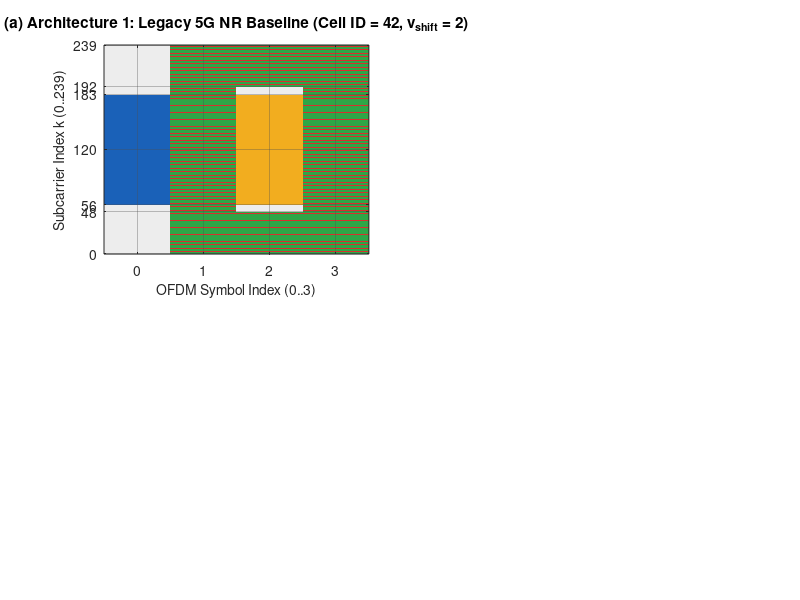

Write MATLAB code to recreate this figure. (Note: this script raises an error after producing the figure.)
function figHandle = proposed_plot_ssb_grid(arch, N_ID_cell, varargin)
% PROPOSED_PLOT_SSB_GRID Publication-grade visualizer for 2D SSB resource grids.
%
%   FIGHANDLE = PLOT_SSB_GRID(ARCH, N_ID_CELL) creates a publication-grade
%   subcarrier-by-symbol 2D visualization of the SSB resource grid for the
%   specified architecture ('Legacy', 'DesignA', 'DesignB', 'Jio', or 'all').
%
%   When ARCH is 'all' or omitted, a 2x2 comparison figure is generated
%   depicting all four architectures side-by-side, satisfying the requirements
%   for Figure 5 (fig5_grid_allocation.png / .fig).
%
%   Inputs:
%     ARCH      - Architecture identifier: 'Legacy', 'DesignA', 'DesignB', 'Jio',
%                 or 'all' (default: 'all')
%     N_ID_CELL - Physical Cell ID (default: 42)
%
%   Optional Name-Value Pairs:
%     'Visible'   - Figure visibility ('on' | 'off', default: 'on')
%     'SavePath'  - Base path without extension to save figure (e.g. 'figures/fig5_grid_allocation')
%     'DPI'       - Resolution for PNG export (default: 300)
%
%   Color Scheme:
%     - Light Gray     : Null / Guard REs
%     - Deep Navy Blue : PSS (127 REs)
%     - Amber Gold     : SSS (127 or 240 REs)
%     - Crimson Red    : Dedicated PBCH DMRS (144 REs)
%     - Emerald Green  : PBCH Data REs (432 or 480 REs)
%
%   Standard Reference:
%     - 3GPP TS 38.211 Section 7.4.3.1
%     - 3GPP Rel-20 Study Item baseline (Figure 5)

% Default arguments
if nargin < 1 || isempty(arch)
    arch = 'all';
end
if nargin < 2 || isempty(N_ID_cell)
    N_ID_cell = 42;
end

p = inputParser;
addParameter(p, 'Visible', 'on', @(x) ismember(lower(string(x)), ["on", "off"]));
addParameter(p, 'SavePath', '', @(x) ischar(x) || isstring(x));
addParameter(p, 'DPI', 300, @(x) isnumeric(x) && isscalar(x) && x > 0);
parse(p, varargin{:});
opt = p.Results;

% 5-Color discrete palette:
% 1: Null/Guard, 2: PSS, 3: SSS, 4: PBCH DMRS, 5: PBCH Data
cmap = [
    0.93 0.93 0.93; ... % 1: Null / Guard (Light Gray)
    0.10 0.38 0.72; ... % 2: PSS (Deep Blue)
    0.95 0.68 0.12; ... % 3: SSS (Amber Gold)
    0.85 0.18 0.18; ... % 4: PBCH DMRS (Crimson Red)
    0.18 0.65 0.28      % 5: PBCH Data (Emerald Green)
];

v_shift_legacy = mod(N_ID_cell, 4);
v_shift_comb3  = mod(N_ID_cell, 3);

if strcmpi(arch, 'all')
    % 2x2 Multi-Panel Publication Figure
    figHandle = figure('Name', 'SSB 2D Resource Grid Architectures (Figure 5)', ...
        'Color', 'w', 'Position', [100, 80, 1300, 920], 'Visible', opt.Visible);
    
    arch_list = {'Legacy', 'DesignA', 'DesignB', 'Jio'};
    sub_titles = {
        sprintf('(a) Architecture 1: Legacy 5G NR Baseline (Cell ID = %d, v_{shift} = %d)', N_ID_cell, v_shift_legacy), ...
        '(b) Architecture 2: Qualcomm Design A (Concentrated SSS @ Sym 2, 0 DMRS)', ...
        sprintf('(c) Architecture 3: Qualcomm Design B / Comb-SSS (Comb-3 SSS, v_{shift} = %d)', v_shift_comb3), ...
        '(d) Architecture 4: Jio Platforms SSS-Assisted (271 Joint Pilots)'
    };
    
    sub_stats = {
        sprintf('PBCH Data: 432 REs (E=864, R=0.0648)\nDMRS: 144 REs | SSS: 127 REs\nPSS: 127 REs | Null: 130 REs'), ...
        sprintf('PBCH Data: 480 REs (E=960, R=0.0583)\nExt-SSS (as DMRS): 240 REs\nPSS: 127 REs | Null: 113 REs'), ...
        sprintf('PBCH Data: 480 REs (E=960, R=0.0583)\nComb-3 SSS: 240 REs (80/sym)\nPSS: 127 REs | Null: 113 REs'), ...
        sprintf('PBCH Data: 432 REs (E=864, R=0.0648)\nJoint Pilots: 271 REs (144 DMRS + 127 SSS)\nPSS: 127 REs | Null: 130 REs')
    };
    
    for idx = 1:4
        cur_arch = arch_list{idx};
        grid_map = build_type_grid(cur_arch, N_ID_cell, v_shift_legacy, v_shift_comb3);
        
        ax = subplot(2, 2, idx);
        imagesc(0:3, 0:239, grid_map, [1 5]);
        colormap(ax, cmap);
        set(ax, 'YDir', 'normal', 'XTick', 0:3, 'YTick', [0, 48, 56, 120, 183, 192, 239]);
        grid on;
        set(ax, 'GridColor', [0.3 0.3 0.3], 'GridAlpha', 0.35, 'LineWidth', 0.6);
        
        title(sub_titles{idx}, 'FontSize', 11, 'FontWeight', 'bold');
        xlabel('OFDM Symbol Index (0..3)', 'FontSize', 10);
        ylabel('Subcarrier Index k (0..239)', 'FontSize', 10);
        
        % Inset textbox with exact RE breakdown
        text(ax, 0.05, 0.95, sub_stats{idx}, 'Units', 'normalized', ...
            'VerticalAlignment', 'top', 'FontSize', 8.5, 'BackgroundColor', [1 1 1 0.85], ...
            'EdgeColor', [0.7 0.7 0.7], 'Margin', 5);
    end
    
    % Shared bottom legend using invisible dummy markers
    legend_ax = axes('Position', [0.15, 0.02, 0.70, 0.04], 'Visible', 'off');
    hold(legend_ax, 'on');
    h = gobjects(5, 1);
    labels = {
        'Null / Guard (0 RE)', ...
        'PSS (127 REs)', ...
        'SSS (127 or 240 REs)', ...
        'PBCH DMRS (144 REs)', ...
        'PBCH Data (432 or 480 REs)'
    };
    for c = 1:5
        h(c) = plot(legend_ax, NaN, NaN, 's', 'MarkerFaceColor', cmap(c, :), ...
            'MarkerEdgeColor', [0.2 0.2 0.2], 'MarkerSize', 11, 'LineWidth', 0.8);
    end
    legend(legend_ax, h, labels, 'Orientation', 'horizontal', ...
        'FontSize', 10, 'Box', 'off', 'Location', 'south');
    
    sgtitle(sprintf('Figure 5: 2D SSB Resource Grid Architectures (Carrier: 7 GHz, SCS: 30 kHz, FFT: 512, Cell ID: %d)', N_ID_cell), ...
        'FontSize', 13, 'FontWeight', 'bold');
    
else
    % Single Architecture Detailed Figure
    arch_str = validatestring(arch, {'Legacy', 'DesignA', 'DesignB', 'Jio'}, mfilename, 'arch', 1);
    grid_map = build_type_grid(arch_str, N_ID_cell, v_shift_legacy, v_shift_comb3);
    
    figHandle = figure('Name', sprintf('SSB 2D Grid - %s', arch_str), ...
        'Color', 'w', 'Position', [150, 120, 850, 750], 'Visible', opt.Visible);
    
    ax = gca;
    imagesc(0:3, 0:239, grid_map, [1 5]);
    colormap(ax, cmap);
    set(ax, 'YDir', 'normal', 'XTick', 0:3, 'YTick', [0, 48, 56, 120, 183, 192, 239]);
    grid on;
    set(ax, 'GridColor', [0.3 0.3 0.3], 'GridAlpha', 0.35, 'LineWidth', 0.6);
    
    title(sprintf('SSB 2D Resource Grid: %s (Cell ID = %d)', arch_str, N_ID_cell), ...
        'FontSize', 12, 'FontWeight', 'bold');
    xlabel('OFDM Symbol Index (0..3)', 'FontSize', 11);
    ylabel('Subcarrier Index k (0..239)', 'FontSize', 11);
    
    hold(ax, 'on');
    h = gobjects(5, 1);
    labels = {'Null / Guard', 'PSS (127 REs)', 'SSS', 'PBCH DMRS', 'PBCH Data'};
    for c = 1:5
        h(c) = plot(ax, NaN, NaN, 's', 'MarkerFaceColor', cmap(c, :), ...
            'MarkerEdgeColor', [0.2 0.2 0.2], 'MarkerSize', 10, 'LineWidth', 0.8);
    end
    legend(ax, h, labels, 'Location', 'southoutside', 'Orientation', 'horizontal', 'FontSize', 10);
end

% Optional file saving (.png and .fig)
if ~isempty(opt.SavePath)
    [saveDir, baseName, ~] = fileparts(opt.SavePath);
    if ~isempty(saveDir) && ~exist(saveDir, 'dir')
        mkdir(saveDir);
    end
    pngFile = fullfile(saveDir, [baseName, '.png']);
    figFile = fullfile(saveDir, [baseName, '.fig']);
    
    exportgraphics(figHandle, pngFile, 'Resolution', opt.DPI);
    savefig(figHandle, figFile);
    fprintf('Saved Figure 5 to:\n  %s\n  %s\n', pngFile, figFile);
end

end

% --- Helper Function: Build Discrete RE Type Matrix ---
function grid_map = build_type_grid(arch, ~, v_shift_legacy, v_shift_comb3)
    grid_map = ones(240, 4); % 1: Null
    
    % PSS: Symbol 1 (0-based 0), subcarriers 57:183 (0-based 56:182)
    grid_map(57:183, 1) = 2; % 2: PSS
    
    switch arch
        case {'Legacy', 'Jio'}
            % Symbols 2 & 4 (0-based 1 & 3): 180 PBCH Data + 60 DMRS
            for sym = [2, 4]
                k_dmrs = 4*(0:59) + v_shift_legacy + 1;
                grid_map(:, sym) = 5; % PBCH Data
                grid_map(k_dmrs, sym) = 4; % PBCH DMRS
            end
            
            % Symbol 3 (0-based 2): 127 SSS, 24 DMRS, 72 PBCH Data, 17 Guard (Null)
            grid_map(57:183, 3) = 3; % SSS
            
            % Lower edge (subcarriers 1..48)
            k_d3_lower = 4*(0:11) + v_shift_legacy + 1;
            grid_map(1:48, 3) = 5; % PBCH Data
            grid_map(k_d3_lower, 3) = 4; % DMRS
            
            % Upper edge (subcarriers 193..240)
            k_d3_upper = 4*(48:59) + v_shift_legacy + 1;
            grid_map(193:240, 3) = 5; % PBCH Data
            grid_map(k_d3_upper, 3) = 4; % DMRS
            % (Subcarriers 49..56 and 184..192 remain 1: Null)
            
        case 'DesignA'
            % Concentrated Extended SSS at Symbol 3 (all 240 subcarriers)
            grid_map(:, 3) = 3; % 3: SSS (serves as DMRS)
            
            % Symbol 2: 240 PBCH Data (0 DMRS)
            grid_map(:, 2) = 5;
            
            % Symbol 4: 240 PBCH Data (0 DMRS)
            grid_map(:, 4) = 5;
            
        case 'DesignB'
            % Comb-3 SSS across Symbols 2, 3, 4 (80 REs/symbol)
            for sym = 2:4
                k_sss = 3*(0:79) + v_shift_comb3 + 1;
                grid_map(:, sym) = 5; % 160 PBCH Data
                grid_map(k_sss, sym) = 3; % 80 Comb-3 SSS
            end
    end
end
